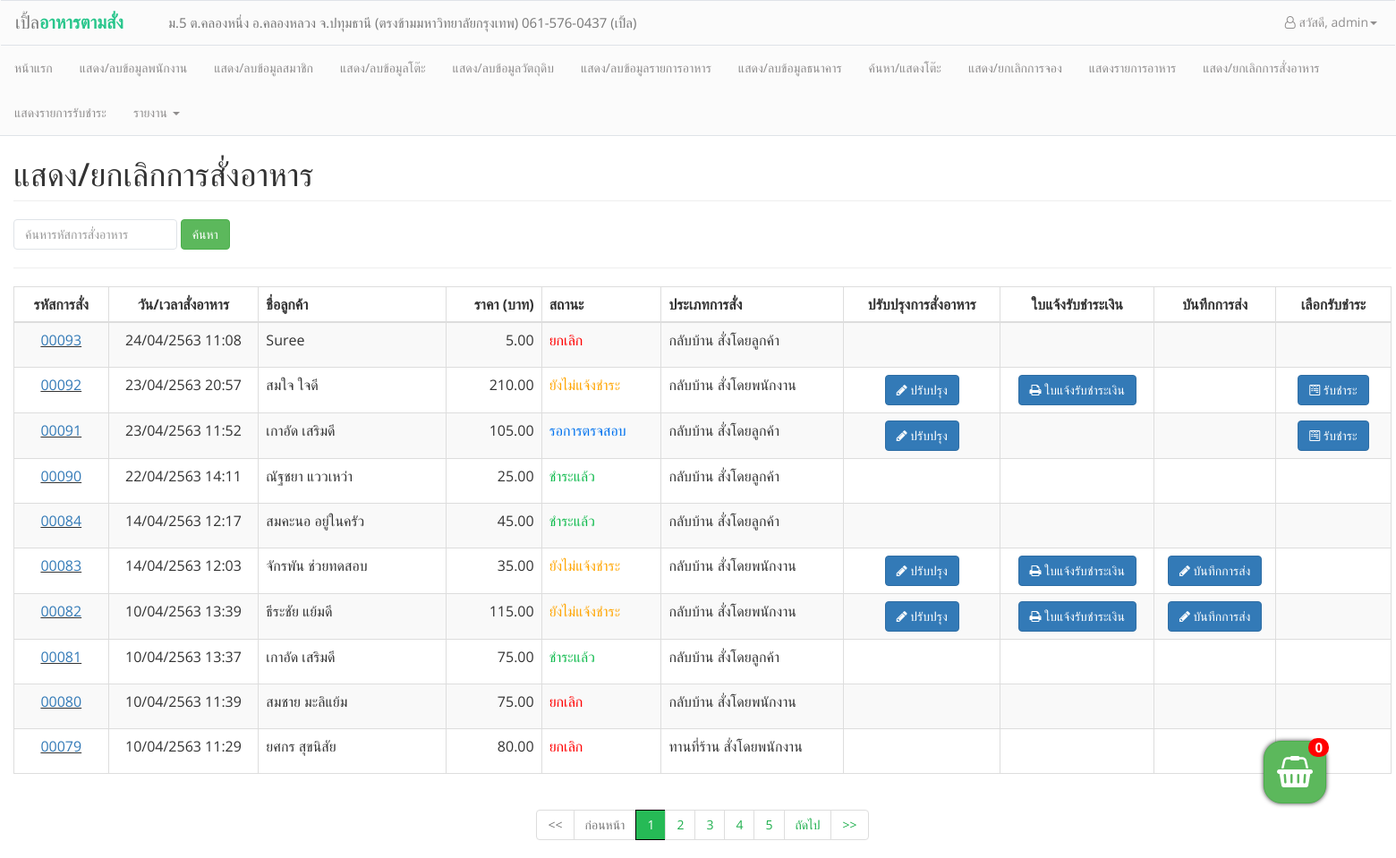
/admin/staff_order_history.php (signed in), run on an earlier commit of the app's database.
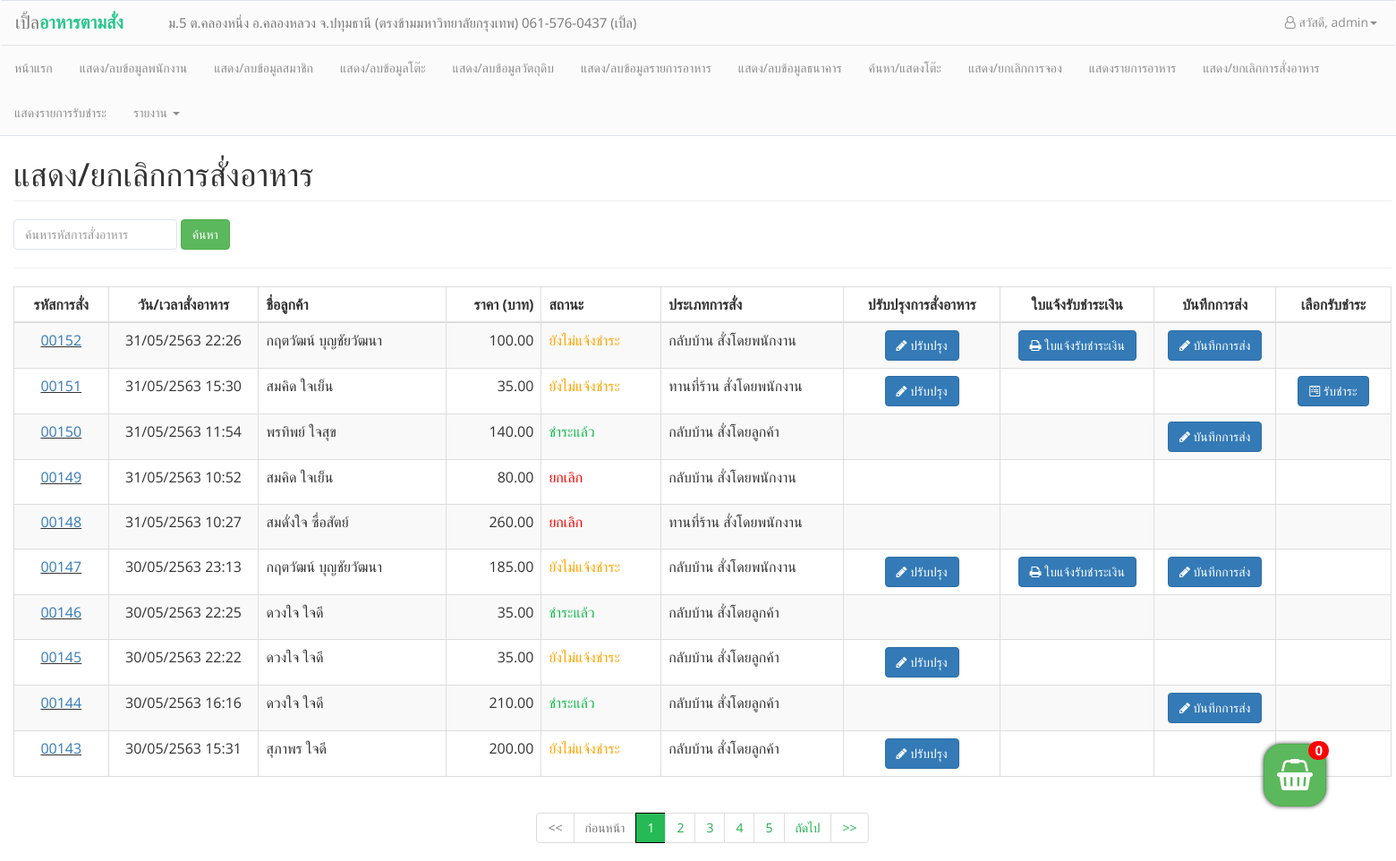
And on a later commit of the database.
### tables this page shows
CREATE TABLE `orders` (
  `orderid` int(5) UNSIGNED ZEROFILL NOT NULL COMMENT 'รหัสการสั่ง',
  `orderdate` datetime NOT NULL COMMENT 'วัน/เวลาที่สั่ง',
  `order_date_tobedelivery` date NOT NULL COMMENT 'วันกำหนดส่ง',
  `order_time_tobedelivery` time NOT NULL COMMENT 'เวลากำหนดส่ง',
  `order_date_delivered` date NOT NULL COMMENT 'วันที่ส่ง',
  `order_time_delivered` time NOT NULL COMMENT 'เวลาส่ง',
  `order_delivery_place` varchar(100) NOT NULL COMMENT 'สถานที่ส่ง',
  `order_status` int(1) NOT NULL COMMENT 'สถานะการสั่ง',
  `order_type` int(1) NOT NULL COMMENT 'ประเภทการสั่ง',
  `order_totalprice` float(7,2) NOT NULL COMMENT 'ราคารวม',
  `order_evidence` varchar(100) NOT NULL COMMENT 'หลักฐานการชำระ',
  `order_evidence_date` datetime NOT NULL,
  `tables_no` int(5) DEFAULT NULL,
  `payno` int(5) UNSIGNED ZEROFILL DEFAULT NULL,
  `payno_cancel` int(5) UNSIGNED ZEROFILL DEFAULT NULL COMMENT 'ใบเสร็จที่ถูกยกเลิก',
  `cusid` int(5) NOT NULL,
  `reserv_id` int(5) UNSIGNED ZEROFILL DEFAULT NULL
);

CREATE TABLE `customers` (
  `cusid` int(5) NOT NULL,
  `cus_name` varchar(50) NOT NULL,
  `cus_user` varchar(20) NOT NULL,
  `cus_birth` date DEFAULT NULL,
  `cus_tel` varchar(15) NOT NULL,
  `cus_email` varchar(30) NOT NULL,
  `cus_status` int(1) NOT NULL,
  `cus_password` char(40) NOT NULL,
  `cus_postnum` varchar(5) NOT NULL,
  `cus_address` varchar(100) NOT NULL
);

### conf/function.php (called while the page is built, shortened)
<?php
function dt_tothaiyear($dates)
{
    $date = date("d-m-Y H:i", strtotime($dates));
    $d1 = substr($date, 0, 2);
    $m1 = substr($date, 3, 2);
    $y = substr($date, 6, 4);
    $y1 = $y + 543;
    $time = substr($date, 11, 6);
    if ($date == "") {
        return "";
    } else {
        return $d1 . "/" . $m1 . "/" . $y1 . " " . $time;
    }
}

### admin/staff_order_history.php (the view, shortened to what the changed rows need)
<head>
</head>
<body>
    <?php
    include("conf/header_admin.php");
    include("../conf/function.php");
    $strKeyword = null;
    ?>
    <div class="container" style="padding-top: 135px; width:1570px">
        <h1 class="page-header text-left">แสดง/ยกเลิกการสั่งอาหาร</h1>
        <div class="table-responsive">
            <table class="table table-striped table-bordered" align="center">
                <thead>
                    <th style="text-align:center; width:120px;">รหัสการสั่ง</th>
                    <th style="text-align: center; width:190px;">วัน/เวลาสั่งอาหาร</th>
                    <th style="width:260px;">ชื่อลูกค้า</th>
                    <th style="text-align:right; width:120px;">ราคา (บาท)</th>
                    <th style="text-align:left; width:160px;">สถานะ</th>
                    <th style="text-align:left; width:250px;">ประเภทการสั่ง</th>
                    <th style="text-align:center; width:200px;">ปรับปรุงการสั่งอาหาร</th>
                    <th style="text-align:center; width:180px;">ใบแจ้งรับชำระเงิน</th>
                    <th style="text-align:center; width:140px;">บันทึกการส่ง</th>
                    <th style="text-align:center; width:140px;">เลือกรับชำระ</th>
                </thead>
                <?php
                include('../conf/connection.php');
                $sql = "SELECT * FROM orders WHERE orderid LIKE '%" . $strKeyword . "%'";
                $query = mysqli_query($link, $sql);
                $num_rows = mysqli_num_rows($query);
                $per_page = 10;
                $page  = 1;
                $row_start = ($page - 1) * $per_page;
                if ($num_rows <= $per_page) {
                    $num_pages = 1;
                } else if (($num_rows % $per_page) == 0) {
                    $num_pages = ($num_rows / $per_page);
                } else {
                    $num_pages = ($num_rows / $per_page) + 1;
                    $num_pages = (int) $num_pages;
                }
                $row_end = $per_page;
                $sql .= " ORDER BY orderid DESC LIMIT $row_start ,$row_end ";
                $query = mysqli_query($link, $sql);
                if ($num_rows > 0) {
                    while ($result = mysqli_fetch_array($query, MYSQLI_ASSOC)) {
                        $q_cus = mysqli_query($link, "SELECT cus_name FROM customers WHERE cusid = '" . $result['cusid'] . "'");
                        $cus_data = mysqli_fetch_assoc($q_cus);
                        switch ($result['order_status']) {
                            case 0:
                                $order_status = "<span style='color:orange'>ยังไม่แจ้งชำระ</span>";
                                break;
                            case 1:
                                $order_status = "<span style='color:#0072EE'>รอการตรจสอบ</span>";
                                break;
                            case 2:
                                $order_status = "<span style='color:#12BB4F'>ชำระแล้ว</span>";
                                break;
                            case 3:
                                $order_status = "<span style='color:red;'>ยกเลิก</span>";
                                break;
                        }
                        switch ($result['order_type']) {
                            case 0:
                                $order_type = "กลับบ้าน สั่งโดยพนักงาน";
                                break;
                            case 1:
                                $order_type = "ทานที่ร้าน สั่งโดยพนักงาน";
                                break;
                            case 2:
                                $order_type = "กลับบ้าน สั่งโดยลูกค้า";
                                break;
                        } ?>
                        <tr height="50px;">
                            <td align="center"><u><a href="order_detailed.php?oid=<?= $result['orderid'] ?>"><?= $result["orderid"]; ?></a></u></td>
                            <td align="center"> <?= dt_tothaiyear($result['orderdate']) ?></td>
                            <td><?= $cus_data['cus_name'] ?></td>
                            <td align="right"> <?= number_format($result["order_totalprice"], 2) ?></td>
                            <td><?= $order_status ?></td>
                            <td align="left">
                                <?= $order_type ?>
                            </td>
                            <td align="center">
                                <?php if ($result['order_status'] == 0 || $result['order_status'] == 1) { ?>
                                    <a href="order_edit.php?oid=<?= $result['orderid'] ?>" class="btn btn-primary"><i class="fa fa-pencil"></i> ปรับปรุง</a></td>
                        <?php } ?>
                        </td>
                        <td align="center">
                            <?php
                            if (($result['order_type'] == 0) && ($result['order_status'] == 0)) {
                            ?>
                                <a href="bill_order.php?oid=<?= $result['orderid'] ?>" class="btn btn-primary" target="_blank"><i class="fa fa-print"></i> ใบแจ้งรับชำระเงิน</a></td>
                    <?php
                            }
                    ?>
                    </td>
                    <td align="center">
                        <?php
                        if ($result['order_status'] != 3) {
                            if ($result['order_type'] == "0" && $result['order_date_delivered'] == "0000-00-00") {
                        ?>
                                <a href="staff_checkout_delivery.php?oid=<?= $result['orderid'] ?>" class="btn btn-primary"><i class="fa fa-pencil"></i> บันทึกการส่ง</a>
                            <?php
                            } elseif (($result['order_type'] == "2" && $result['order_date_delivered'] == "0000-00-00") && ($result['payno'] != NUll)) {
                            ?>
                                <a href="staff_checkout_delivery.php?oid=<?= $result['orderid'] ?>" class="btn btn-primary"><i class="fa fa-pencil"></i> บันทึกการส่ง</a>
                        <?php
                            }
                        }
                        ?>
                    </td>
                    <td align="center">
                        <?php if ($result['order_status'] != 3 && $result['order_status'] != 2) {
                            if ($result['order_type'] == 2 && $result['order_status'] == 1) {
                        ?>
                                <a href="staff_add_list_pay.php?oid=<?= $result['orderid'] ?>" class="btn btn-primary"><i class="fa fa-wpforms"></i> รับชำระ</a></td>
                    <?php
                            } else {
                                if ($result['order_type'] == 0 && $result['order_date_delivered'] != "0000-00-00") {
                    ?>
                        <a href="staff_add_list_pay.php?oid=<?= $result['orderid'] ?>" class="btn btn-primary"><i class="fa fa-wpforms"></i> รับชำระ</a></td>
                    <?php
                                } elseif ($result['order_type'] == 1) {
                    ?>
                        <a href="staff_add_list_pay.php?oid=<?= $result['orderid'] ?>" class="btn btn-primary"><i class="fa fa-wpforms"></i> รับชำระ</a></td>
            <?php
                                }
                            }
                        }
            ?>
            </td>
                        </tr>
                <?php }
                } else {
                    echo '
            <tr>
                <td colspan="9" align="center">ไม่พบข้อมูลในระบบ</td>
            </tr>
        ';
                }
                ?>
            </table>
        </div>
        <nav aria-label="Page navigation example" class="navbar-center">
            <div class="text-center">
                <ul class="pagination">
                    <?php
                    $total_pagination = 5;
                    $high = floor($total_pagination / 2);
                    $low = "-" . $high;
                    if (($page + $high) > $num_pages) {
                        $y = $num_pages + $low;
                    } elseif (($page - $high) < 1) {
                        $y =  $total_pagination;
                    } else {
                        $y = $total_pagination;
                    }
                    if ($page > 4) {
                        if ($page >= $total_pagination - 3) {
                            $offset = 3;
                            for ($i = $low; $i <= $high; $i++) {
                                if (($page + $high) <= $num_pages) {
                                    if ($page + $i == $page) {
                                        echo '<li class="page-item active"><a href="#">' . ($page + $i) . '</a></li>';
                                    } else {
                                        echo "<li class='page-item n'><a href='$_SERVER[SCRIPT_NAME]?Page=" . ($page + $i) . "&search_orders=$strKeyword'>" . ($page + $i) . "</a>" . '</li>';
                                    }
                                } else {
                                    if ($page == $num_pages) {
                                        $offset = $num_pages - ($num_pages - 4);
                                    }
                                    for ($i = 0; $i <= 2, (($page - $offset) <= $num_pages); $i++) {
                                        if ($page - $offset == $page) {
                                            echo '<li class="page-item active"><a href="#">' . ($page - $offset) . '</a></li>';
                                        } else {
                                            echo "<li class='page-item n'><a href='$_SERVER[SCRIPT_NAME]?Page=" . ($page - $offset) . "&search_orders=$strKeyword'>" . ($page - $offset) . "</a>" . '</li>';
                                        }
                                        $offset--;
                                    }
                                }
                            }
                        } else {
                            for ($i = 1; $i <= $y; $i++) {
                                if ($i == $page) {
                                    echo '<li class="page-item active"><a href="#">' . $i . '</a></li>';
                                } else {
                                    echo "<li class='page-item n'><a href='$_SERVER[SCRIPT_NAME]?Page=$i&search_orders=$strKeyword'>$i</a>" . '</li>';
                                }
                            }
                        }
                    } else {
                        for ($i = 1; $i <= (($num_pages < 5) ? $num_pages : "5"); $i++) {
                            if ($i != $page) {
                                echo "<li class='page-item n'><a href='$_SERVER[SCRIPT_NAME]?Page=$i&search_orders=$strKeyword'>$i</a>" . '</li>';
                            } else {
                                echo '<li class="page-item active"><a href="#">' . $i . '</a></li>';
                            }
                        }
                    }
                    ?>
            </div>
        </nav>
    </div>
</body>

What changed in the data, as far as the page shows it:
no longer on this page (row unchanged): orders: orderid "00093", orderdate "24/04/2563 11:08", cusid.cus_name "Suree", order_totalprice "5.00", order_status "ยกเลิก", order_type "กลับบ้าน สั่งโดยลูกค้า"
no longer on this page (row unchanged): orders: orderid "00092", orderdate "23/04/2563 20:57", cusid.cus_name "สมใจ ใจดี", order_totalprice "210.00", order_status "ยังไม่แจ้งชำระ", order_type "กลับบ้าน สั่งโดยพนักงาน"
no longer on this page (row edited): orders: orderid "00091", orderdate "23/04/2563 11:52", cusid.cus_name "เกาอัด เสริมดี", order_totalprice "105.00", order_status "รอการตรจสอบ", order_type "กลับบ้าน สั่งโดยลูกค้า"
no longer on this page (row unchanged): orders: orderid "00090", orderdate "22/04/2563 14:11", cusid.cus_name "ณัฐชยา แววเหว่า", order_totalprice "25.00", order_status "ชำระแล้ว", order_type "กลับบ้าน สั่งโดยลูกค้า"
no longer on this page (row unchanged): orders: orderid "00084", orderdate "14/04/2563 12:17", cusid.cus_name "สมคะนอ อยู่ในครัว", order_totalprice "45.00", order_status "ชำระแล้ว", order_type "กลับบ้าน สั่งโดยลูกค้า"
no longer on this page (row unchanged): orders: orderid "00083", orderdate "14/04/2563 12:03", cusid.cus_name "จักรพัน ช่วยทดสอบ", order_totalprice "35.00", order_status "ยังไม่แจ้งชำระ", order_type "กลับบ้าน สั่งโดยพนักงาน"
no longer on this page (row unchanged): orders: orderid "00082", orderdate "10/04/2563 13:39", cusid.cus_name "ธีระชัย แย้มดี", order_totalprice "115.00", order_status "ยังไม่แจ้งชำระ", order_type "กลับบ้าน สั่งโดยพนักงาน"
no longer on this page (row unchanged): orders: orderid "00081", orderdate "10/04/2563 13:37", cusid.cus_name "เกาอัด เสริมดี", order_totalprice "75.00", order_status "ชำระแล้ว", order_type "กลับบ้าน สั่งโดยลูกค้า"
no longer on this page (row unchanged): orders: orderid "00080", orderdate "10/04/2563 11:39", cusid.cus_name "สมชาย มะลิแย้ม", order_totalprice "75.00", order_status "ยกเลิก", order_type "กลับบ้าน สั่งโดยพนักงาน"
no longer on this page (row unchanged): orders: orderid "00079", orderdate "10/04/2563 11:29", cusid.cus_name "ยศกร สุขนิสัย", order_totalprice "80.00", order_status "ยกเลิก", order_type "ทานที่ร้าน สั่งโดยพนักงาน"
added orders: orderid "00152", orderdate "31/05/2563 22:26", cusid.cus_name "กฤตวัฒน์ บุญชัยวัฒนา", order_totalprice "100.00", order_status "ยังไม่แจ้งชำระ", order_type "กลับบ้าน สั่งโดยพนักงาน"
added orders: orderid "00151", orderdate "31/05/2563 15:30", cusid.cus_name "สมคิด ใจเย็น", order_totalprice "35.00", order_status "ยังไม่แจ้งชำระ", order_type "ทานที่ร้าน สั่งโดยพนักงาน"
added orders: orderid "00150", orderdate "31/05/2563 11:54", cusid.cus_name "พรทิพย์ ใจสุข", order_totalprice "140.00", order_status "ชำระแล้ว", order_type "กลับบ้าน สั่งโดยลูกค้า"
added orders: orderid "00149", orderdate "31/05/2563 10:52", cusid.cus_name "สมคิด ใจเย็น", order_totalprice "80.00", order_status "ยกเลิก", order_type "กลับบ้าน สั่งโดยพนักงาน"
added orders: orderid "00148", orderdate "31/05/2563 10:27", cusid.cus_name "สมดั่งใจ ซื่อสัตย์", order_totalprice "260.00", order_status "ยกเลิก", order_type "ทานที่ร้าน สั่งโดยพนักงาน"
added orders: orderid "00147", orderdate "30/05/2563 23:13", cusid.cus_name "กฤตวัฒน์ บุญชัยวัฒนา", order_totalprice "185.00", order_status "ยังไม่แจ้งชำระ", order_type "กลับบ้าน สั่งโดยพนักงาน"
added orders: orderid "00146", orderdate "30/05/2563 22:25", cusid.cus_name "ดวงใจ ใจดี", order_totalprice "35.00", order_status "ชำระแล้ว", order_type "กลับบ้าน สั่งโดยลูกค้า"
added orders: orderid "00145", orderdate "30/05/2563 22:22", cusid.cus_name "ดวงใจ ใจดี", order_totalprice "35.00", order_status "ยังไม่แจ้งชำระ", order_type "กลับบ้าน สั่งโดยลูกค้า"
added orders: orderid "00144", orderdate "30/05/2563 16:16", cusid.cus_name "ดวงใจ ใจดี", order_totalprice "210.00", order_status "ชำระแล้ว", order_type "กลับบ้าน สั่งโดยลูกค้า"
added orders: orderid "00143", orderdate "30/05/2563 15:31", cusid.cus_name "สุภาพร ใจดี", order_totalprice "200.00", order_status "ยังไม่แจ้งชำระ", order_type "กลับบ้าน สั่งโดยลูกค้า"
